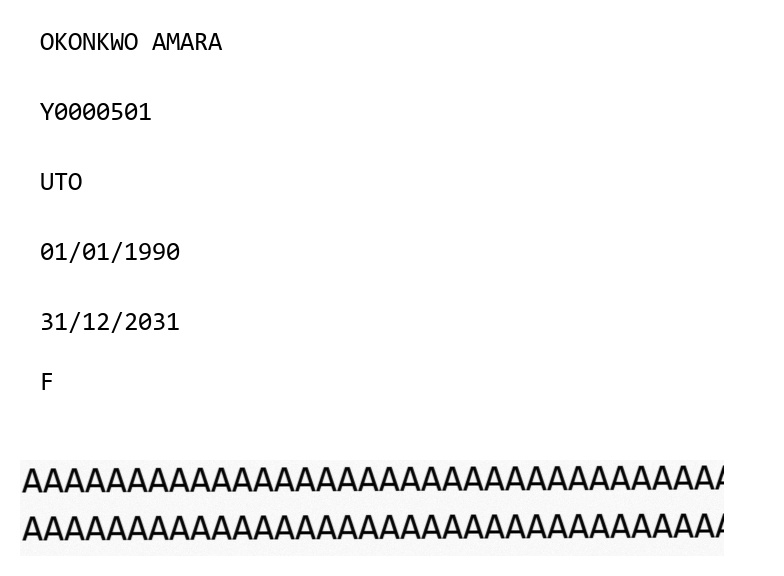
#> input picture backend/data/artefacts/1477affb-7521-4049-8408-39fd372a68f7/document-still.jpg, 784 x 576 px
$ python -i detect.py   (imports and definitions only)   (older library calls are emulated)
#> lines starting #> are read from the running program, lines starting #| are printed output that depends on the picture; after the words box and inside, x2 and y2 are one past the last pixel; in counts of white or black regions, pixels touching at a corner belong together
#> further down, picture is the input picture: shape (576, 784, 3); min 0, max 255, mean 245.1
"""Classical-CV MRZ band detection: locate, deskew, split into lines.

No training needed. The approach: the MRZ is a dense band of high-contrast
fixed-pitch text hugging the bottom edge of the document. A horizontal
gradient + morphological closing turns that band into one solid blob that is
easy to separate from the rest of the page with a projection profile, even
under moderate skew.
"""
from __future__ import annotations

from dataclasses import dataclass

import numpy as np

try:
    import cv2

    _HAS_CV2 = True
except ImportError:  # pragma: no cover - exercised only in envs without opencv
    _HAS_CV2 = False


# The morphological kernels below are absolute-pixel and were tuned for a page
# about this wide (an MRZ line spans ~90% of the page, so its character pitch
# comes out near 18 px). Pages are resampled to this width before detection so a
# 640 px preview and a 4000 px photo behave alike; bboxes are mapped back.
WORKING_PAGE_WIDTH = 900


class BandSplitError(RuntimeError):
    """A band was located but could not be split into the expected lines."""


@dataclass
class MrzBand:
    """A located MRZ band within a document image.

    `bbox`: (x, y, w, h) in pixels within the input image.
    `region`: normalised (x, y, w, h) in 0..1, ready to drop into a
    `contracts.Region` once that module exists (see reader.py).
    `lines`: deskewed, cropped single-line grayscale images, top to bottom.
    """

    bbox: tuple[int, int, int, int]
    region: tuple[float, float, float, float]
    angle_deg: float
    lines: list[np.ndarray]


def _require_cv2() -> None:
    if not _HAS_CV2:
        raise RuntimeError(
            "opencv-python-headless is required for app.ocr.mrz.detect "
            "(pip install opencv-python-headless)"
        )


def _to_gray(image: np.ndarray) -> np.ndarray:
    if image.ndim == 2:
        return image
    return cv2.cvtColor(image, cv2.COLOR_BGR2GRAY)


def find_mrz(
    image: np.ndarray,
    *,
    n_lines: int = 2,
    bottom_fraction: float = 0.45,
) -> MrzBand | None:
    """Locate the MRZ band in a rectified document image.

    Searches the bottom `bottom_fraction` of the image (MRZ always hugs the
    bottom edge on TD1/TD2/TD3), finds the widest dense high-contrast blob via
    morphological closing, deskews it, and splits it into `n_lines` equal
    horizontal strips. Returns None if no plausible band is found.
    """
#> called with n_lines = 2, bottom_fraction = 0.45
    _require_cv2()
    scale = WORKING_PAGE_WIDTH / image.shape[1]
#> scale = 1.15
    if abs(scale - 1.0) > 0.02:
        interpolation = cv2.INTER_AREA if scale < 1 else cv2.INTER_CUBIC
#> interpolation = 2
        image = cv2.resize(image, (WORKING_PAGE_WIDTH, max(1, round(image.shape[0] * scale))), interpolation=interpolation)
    else:
        scale = 1.0
    h, w = image.shape[:2]
#> h = 661; w = 900
    gray = _to_gray(image)

    search_top = int(h * (1 - bottom_fraction))
#> search_top = 363
    roi = gray[search_top:h, :]
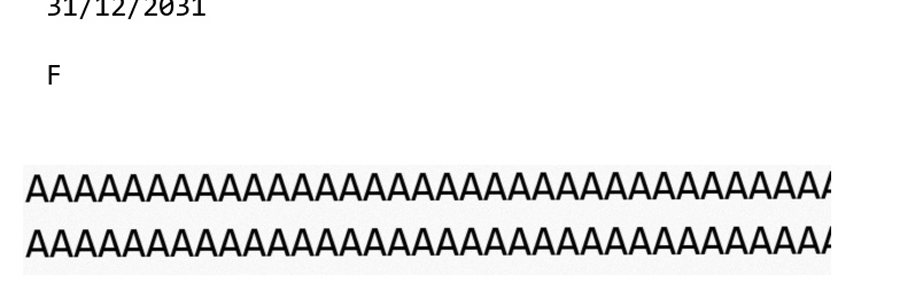
#> roi: shape (298, 900); min 0, max 255, mean 236.8

    blackhat = cv2.morphologyEx(roi, cv2.MORPH_BLACKHAT, cv2.getStructuringElement(cv2.MORPH_RECT, (25, 5)))
    grad = cv2.Sobel(blackhat, ddepth=cv2.CV_32F, dx=1, dy=0, ksize=-1)
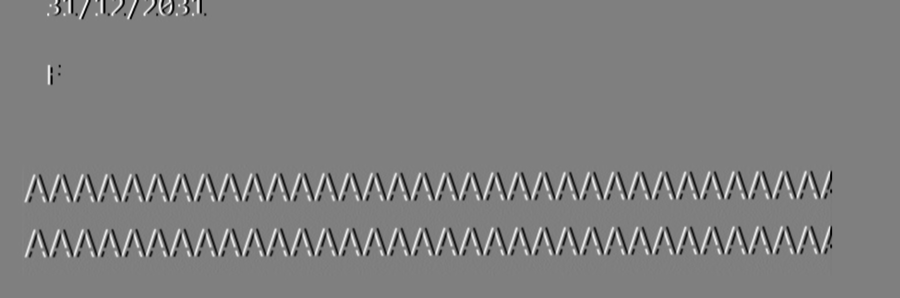
#> grad: shape (298, 900) float32; min -4080, max 4080, mean 0; drawn with min black and max white
    grad = np.absolute(grad)
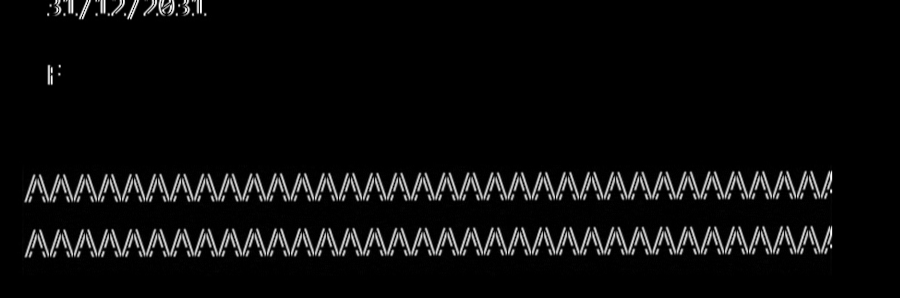
#> grad: shape (298, 900) float32; min 0, max 4080, mean 191; drawn with min black and max white
    grad_max = grad.max() if grad.max() > 0 else 1.0
#> grad_max = 4080
    grad = (grad / grad_max * 255).astype(np.uint8)

    grad = cv2.morphologyEx(grad, cv2.MORPH_CLOSE, cv2.getStructuringElement(cv2.MORPH_RECT, (35, 5)))
    _, thresh = cv2.threshold(grad, 0, 255, cv2.THRESH_BINARY | cv2.THRESH_OTSU)
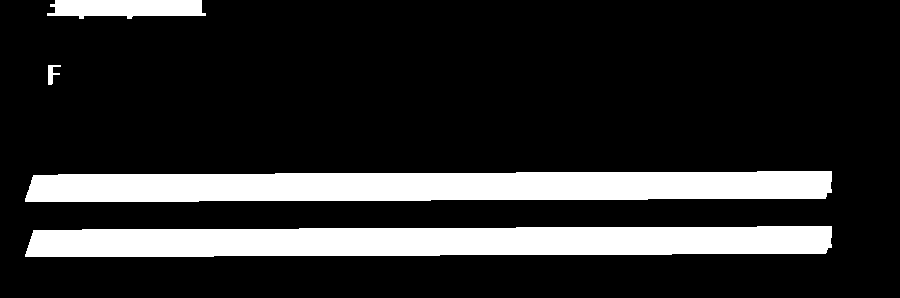
#> thresh: shape (298, 900); 17.5% white; 4 white regions, box (x1, y1, x2, y2) and area: (25, 171, 832, 202) 22152, (25, 226, 832, 257) 22150, (47, 0, 206, 19) 2434, (48, 65, 61, 85) 129
    thresh = cv2.morphologyEx(thresh, cv2.MORPH_CLOSE, cv2.getStructuringElement(cv2.MORPH_RECT, (35, 15)))
#> thresh: shape (298, 900); 17.5% white; 4 white regions, box (x1, y1, x2, y2) and area: (25, 171, 832, 202) 22159, (25, 226, 832, 257) 22156, (47, 0, 206, 19) 2484, (48, 65, 61, 85) 171
    thresh = cv2.erode(thresh, cv2.getStructuringElement(cv2.MORPH_RECT, (3, 3)), iterations=2)
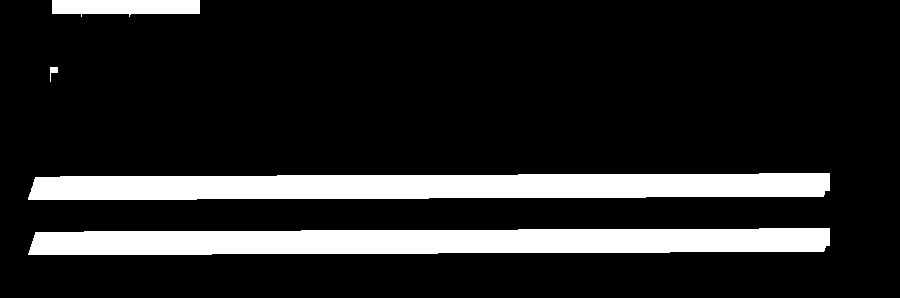
#> thresh: shape (298, 900); 14.8% white; 4 white regions

    contours, _ = cv2.findContours(thresh, cv2.RETR_EXTERNAL, cv2.CHAIN_APPROX_SIMPLE)
#> contours = 4 contours; box (x1, y1, x2, y2) and area: (28, 173, 830, 200) 18003, (28, 228, 830, 255) 18002, (52, 0, 200, 17) 1914, (50, 67, 58, 82) 36
    if not contours:
        return None

    candidates = []
    for c in contours:
        x, y, cw, ch = cv2.boundingRect(c)
        if cw < roi.shape[1] * 0.5:  # MRZ spans most of the document width
            continue
        aspect = cw / max(ch, 1)
        if aspect < 4:  # must be a wide, short band, not a logo or photo
            continue
        candidates.append((x, y, cw, ch))
#> this loop made 4 passes
#> (x, y, cw, ch, aspect) on passes 1 to 2: (28, 228, 802, 27, 29.7), (28, 173, 802, 27, 29.7)
#> (x, y, cw, ch) on passes 3 to 4: (50, 67, 8, 15), (52, 0, 148, 17)
#> after the loop, candidates = [(28, 228, 802, 27), (28, 173, 802, 27)]

    if not candidates:
        return None

    # Widest candidate wins.
    x, y, cw, ch = max(candidates, key=lambda b: b[2])
#> x = 28; y = 228; cw = 802; ch = 27
    pad = int(ch * 0.15)
#> pad = 4
    x0, y0 = max(0, x - pad), max(0, y - pad)
#> x0 = 24; y0 = 224
    x1, y1 = min(roi.shape[1], x + cw + pad), min(roi.shape[0], y + ch + pad)
#> x1 = 834; y1 = 259
    band = roi[y0:y1, x0:x1]
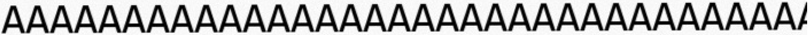
#> band: shape (35, 810); min 0, max 255, mean 176.5
    abs_y0 = search_top + y0
#> abs_y0 = 587

    angle = _estimate_skew(band)
    if abs(angle) > 0.2:
        # cv2.getRotationMatrix2D rotates counter-clockwise for positive angles, while _estimate_skew
        # reports the tilt of the text; undoing the tilt needs the opposite sign (B1h: the old sign doubled it).
        band = _rotate(band, -angle)

    lines = _split_lines(band, n_lines)
    bad = [i for i, ln in enumerate(lines) if ln.ndim != 2 or ln.shape[0] < 2 or ln.shape[1] < 2]
    if len(lines) != n_lines or bad:
        raise BandSplitError(
            f"MRZ band located at x={x0}, y={abs_y0}, {x1 - x0}x{y1 - y0}px, but could not be split "
            f"into {n_lines} readable lines (got {len(lines)}; unusable line indices {bad})."
        )

    bbox = (x0, abs_y0, x1 - x0, y1 - y0)
    region = (bbox[0] / w, bbox[1] / h, bbox[2] / w, bbox[3] / h)
    bbox = (round(bbox[0] / scale), round(bbox[1] / scale), round(bbox[2] / scale), round(bbox[3] / scale))
    return MrzBand(bbox=bbox, region=region, angle_deg=angle, lines=lines)


def _estimate_skew(band: np.ndarray) -> float:
    _require_cv2()
    _, thresh = cv2.threshold(band, 0, 255, cv2.THRESH_BINARY_INV | cv2.THRESH_OTSU)
#> thresh: shape (35, 810); 30.8% white; 18 white regions, largest, box (x1, y1, x2, y2) and area: (556, 2, 748, 31) 2095, (339, 4, 459, 32) 1323, (122, 5, 218, 33) 1059
    coords = np.column_stack(np.where(thresh > 0))
#> coords = 8735 pairs, first value 2 to 32, second value 2 to 806
    if coords.shape[0] < 20:
        return 0.0
    rect = cv2.minAreaRect(coords.astype(np.float32))
#> rect = ((17.3, 404), (804.1, 27.77), -89.75)
    angle = rect[-1]
#> angle = -89.75
    if angle < -45:
        angle = 90 + angle
#> angle = 0.246
    return float(angle)


def _rotate(image: np.ndarray, angle: float) -> np.ndarray:
#> called with angle = -0.246
    _require_cv2()
    h, w = image.shape[:2]
#> h = 35; w = 810
    center = (w / 2, h / 2)
#> center = (405, 17.5)
    matrix = cv2.getRotationMatrix2D(center, angle, 1.0)
    return cv2.warpAffine(
        image, matrix, (w, h), flags=cv2.INTER_CUBIC, borderMode=cv2.BORDER_REPLICATE
    )
#> returned value: shape (35, 810)


def _split_lines(band: np.ndarray, n_lines: int) -> list[np.ndarray]:
    """Split a deskewed MRZ band into `n_lines` strips using the horizontal
    ink-density projection profile to find the gaps between text rows."""
#> called with n_lines = 2
    _require_cv2()
    _, thresh = cv2.threshold(band, 0, 255, cv2.THRESH_BINARY_INV | cv2.THRESH_OTSU)
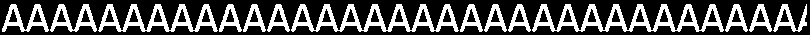
#> thresh: shape (35, 810); 31.3% white; 14 white regions, largest, box (x1, y1, x2, y2) and area: (532, 4, 724, 32) 2123, (291, 4, 459, 32) 1860, (98, 4, 218, 32) 1333
    row_density = thresh.sum(axis=1).astype(np.float64)
#> row_density = 35 values, max 167790 at index 25, min 0 at index 0, mean 64668

    h = band.shape[0]
#> h = 35
    if row_density.max() == 0:
        # No ink detected -- fall back to naive equal-height slicing.
        step = h // n_lines
        return [band[i * step : (i + 1) * step] for i in range(n_lines)]

    is_text_row = row_density > (row_density.max() * 0.08)
    boundaries: list[tuple[int, int]] = []
    in_run = False
    start = 0
    for i, v in enumerate(is_text_row):
        if v and not in_run:
            start, in_run = i, True
        elif not v and in_run:
            boundaries.append((start, i))
            in_run = False
#> this loop made 35 passes
#> (v, start, in_run) on pass 5: (True, 4, True)
#> after the loop, boundaries = [(4, 32)]; in_run = False; start = 4
    if in_run:
        boundaries.append((start, h))

    if len(boundaries) != n_lines:
        step = h // n_lines
#> step = 17
        return [band[i * step : (i + 1) * step] for i in range(n_lines)]

    lines = []
    pad = 3
    for start, end in boundaries:
        lines.append(band[max(0, start - pad) : min(h, end + pad)])
    return lines


# [25 lines not run here, left out]

>>> import cv2
>>> picture = cv2.imread('../../../data/artefacts/1477affb-7521-4049-8408-39fd372a68f7/document-still.jpg')
>>> result = find_mrz(picture)
#> in find_mrz, `lines = _split_lines(band, n_lines)`: lines = 2 items
#> in find_mrz, `bad = [i for i, ln in enumerate(lines) if ln.ndim != 2 or ln.shape[0] ..`: bad = []
#> in find_mrz, `bbox = (x0, abs_y0, x1 - x0, y1 - y0)`: bbox = (24, 587, 810, 35)
#> in find_mrz, `region = (bbox[0] / w, bbox[1] / h, bbox[2] / w, bbox[3] / h)`: region = (0.0267, 0.888, 0.9, 0.053)
#> in find_mrz, `bbox = (round(bbox[0] / scale), round(bbox[1] / scale), round(bbox[2] ..`: bbox = (21, 511, 706, 30)
